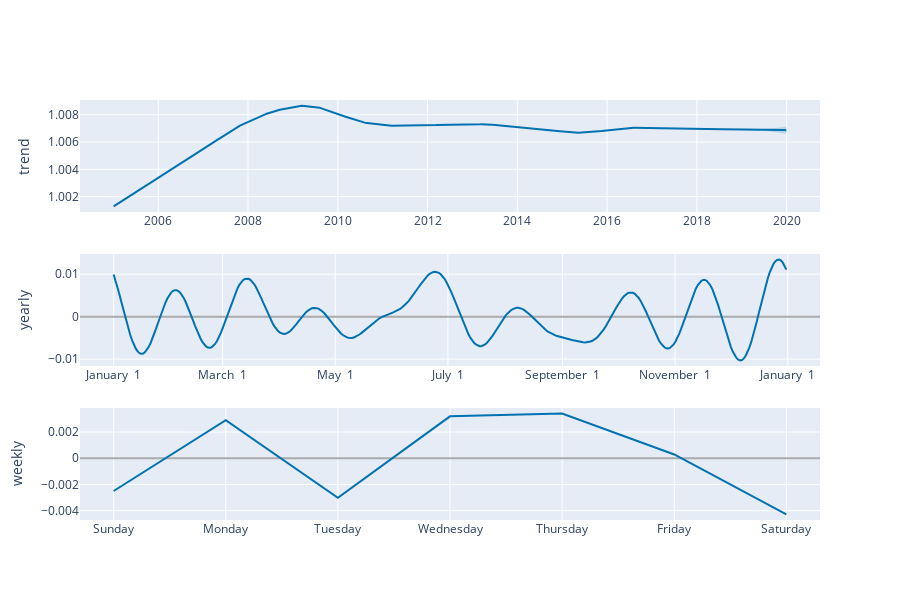

The notebook cell this image was saved under:
### Code cell
plot_components_plotly(model, forecast_df)

### Figure 1 — Plotly figure (JSON) as saved in the notebook; plotly's stock layout.template omitted (floating-point values rounded to 4 significant figures; data arrays with more than 128 entries replaced by an {"elided": "..."} marker saying what was removed)
{"data": [{"line": {"color": "#0072B2", "width": 2}, "mode": "lines", "name": "trend", "type": "scatter", "x": {"elided": "4447 str values"}, "xaxis": "x", "y": {"elided": "4447 float values"}, "yaxis": "y"}, {"line": {"color": "rgba(0, 114, 178, 0.2)", "width": 0}, "mode": "lines", "name": "trend_upper", "type": "scatter", "x": {"elided": "4447 str values"}, "xaxis": "x", "y": {"elided": "4447 float values"}, "yaxis": "y"}, {"fill": "tonexty", "fillcolor": "rgba(0, 114, 178, 0.2)", "line": {"color": "rgba(0, 114, 178, 0.2)", "width": 0}, "mode": "lines", "name": "trend_lower", "type": "scatter", "x": {"elided": "4447 str values"}, "xaxis": "x", "y": {"elided": "4447 float values"}, "yaxis": "y"}, {"line": {"color": "#0072B2", "width": 2}, "mode": "lines", "name": "yearly", "type": "scatter", "x": {"elided": "365 str values"}, "xaxis": "x2", "y": {"elided": "365 float values"}, "yaxis": "y2"}, {"line": {"color": "#0072B2", "width": 2}, "mode": "lines", "name": "weekly", "type": "scatter", "x": ["2017-01-01T00:00:00", "2017-01-02T00:00:00", "2017-01-03T00:00:00", "2017-01-04T00:00:00", "2017-01-05T00:00:00", "2017-01-06T00:00:00", "2017-01-07T00:00:00"], "xaxis": "x3", "y": [-0.0025, 0.002911, -0.003019, 0.0032, 0.003407, 0.000288, -0.004287], "yaxis": "y3"}], "layout": {"height": 600, "showlegend": false, "width": 900, "xaxis": {"anchor": "y", "domain": [0, 1], "range": ["2004-04-04T07:12:00", "2020-09-28T16:48:00"], "type": "date"}, "xaxis2": {"anchor": "y2", "domain": [0, 1], "range": ["2016-12-13T18:54:02.958904115", "2018-01-18T11:04:57.863013581"], "tickformat": "%B %e", "type": "date"}, "xaxis3": {"anchor": "y3", "domain": [0, 1], "range": ["2016-12-31T16:48:00", "2017-01-07T07:12:00"], "tickformat": "%A", "type": "date"}, "yaxis": {"anchor": "x", "domain": [0.7333, 1], "rangemode": "normal", "title": {"text": "trend"}, "zerolinecolor": "#AAA"}, "yaxis2": {"anchor": "x2", "domain": [0.3667, 0.6333], "title": {"text": "yearly"}, "zerolinecolor": "#AAA"}, "yaxis3": {"anchor": "x3", "domain": [0, 0.2667], "title": {"text": "weekly"}, "zerolinecolor": "#AAA"}}}
